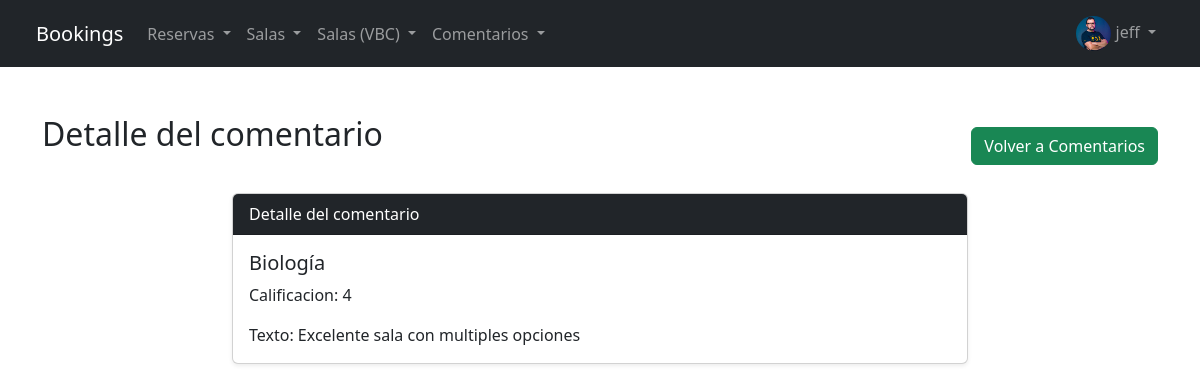
Page /bookings/comment/detail/1/ (signed in) on the committed database.
### bookings/models.py (models this page shows, shortened)
class Avatar(models.Model):
    user = models.OneToOneField(User, on_delete=models.CASCADE, related_name='avatar')
    image = models.ImageField(upload_to='avatars/')

class Comentario(models.Model):
    usuario = models.ForeignKey(User, on_delete=models.CASCADE)
    sala = models.ForeignKey(Sala, on_delete=models.CASCADE, related_name='comentarios')
    contenido = models.TextField()
    calificacion = models.CharField(max_length=100)
    fecha_creacion = models.DateTimeField(auto_now_add=True)

class Sala(models.Model):
    nombre = models.CharField(max_length=100)
    disponible = models.BooleanField(default=True)
    capacidad = models.IntegerField()
    descripcion = models.TextField(blank=True, null=True)
    def __str__(self):
        return f"{self.nombre}"

### bookings/views.py (the view)
# urls.py: path('comment/detail/<int:pk>/', CommentDetailView.as_view(), name='comment_detail'),
class CommentDetailView(LoginRequiredMixin, DetailView):
    model = Comentario
    template_name = 'comment/comment_detail.html'
    context_object_name = 'comment_detail_context'

### bookings/templates/comment/comment_detail.html (shortened to what this page needs)
{% extends 'bookings/base.html' %}
{% block content %}
<section class="py-5">
    <div class="container">
        <div class="d-flex justify-content-between align-items-center mb-3">
            <h2 class="mb-4">Detalle del comentario</h2>
            <a href="{% url 'comment_list' %}" class="btn btn-success">Volver a Comentarios</a>
        </div>
        <div class="row">
            <div class="col-lg-8 mx-auto">
                <div class="card shadow-sm">
                    <div class="card-header bg-dark text-white">
                        Detalle del comentario
                    </div>
                    <div class="card-body">
                        <h5 class="card-title">{{ comment_detail_context.sala }}</h5>
                        <p class="card-text">Calificacion: {{ comment_detail_context.calificacion }}</p>
                        <p class="card-text">Texto: {{ comment_detail_context.contenido }}</p>
                    </div>
                </div>
            </div>
        </div>
    </div>
</section>
{% endblock %}

### bookings/templates/bookings/base.html (shortened to what this page needs)
{% load static %}
<!DOCTYPE html>
<html lang="es">
<head>
    <link rel="stylesheet" href="{% static 'bookings/css/bootstrap.min.css' %}">
    <link rel="stylesheet" href="https://cdn.jsdelivr.net/npm/bootstrap-icons@1.11.3/font/bootstrap-icons.min.css">
</head>
<body>
    <nav class="navbar navbar-expand-lg navbar-dark bg-dark border-body px-4">
        <div class="container-fluid">
            <a class="navbar-brand" href="/bookings">Bookings</a>
            <div class="collapse navbar-collapse" id="navbarNav">
                {% if user.is_authenticated %}
                <ul class="navbar-nav">
                    <li class="nav-item dropdown">
                        <a class="nav-link dropdown-toggle" href="#" role="button" data-bs-toggle="dropdown" aria-expanded="false">
                            Reservas
                        </a>
                    </li>
                    <li class="nav-item dropdown">
                        <a class="nav-link dropdown-toggle" href="#" role="button" data-bs-toggle="dropdown" aria-expanded="false">
                            Salas
                        </a>
                    </li>
                    <li class="nav-item dropdown">
                        <a class="nav-link dropdown-toggle" href="#" role="button" data-bs-toggle="dropdown" aria-expanded="false">
                            Salas (VBC)
                        </a>
                    </li>
                    <li class="nav-item dropdown">
                        <a class="nav-link dropdown-toggle" href="#" role="button" data-bs-toggle="dropdown" aria-expanded="false">
                            Comentarios
                        </a>
                    </li>
                </ul>
                {% endif %}
                <ul class="navbar-nav ms-auto">
                    {% if user.is_authenticated %}
                    <li class="nav-item dropdown">
                        <a class="nav-link dropdown-toggle" href="#" role="button" data-bs-toggle="dropdown" aria-expanded="false">
                            {% if user.avatar.image %}
                                <img src="{{ user.avatar.image.url }}" alt="Avatar" class="rounded-circle" style="height: 35px; width: 35px;">
                            {% else %}
                                <i class="bi bi-person-circle"></i>
                            {% endif %}
                            {% if user.first_name %} {{ user.first_name }} {% else %} {{ user.username }} {% endif %}
                        </a>
                    </li>
                    {% endif %}
                </ul>
            </div>
        </div>
    </nav>
    <div class="container-fluid p-0">
        {% block content %}{% endblock content %}
    </div>
</body>
</html>

### rows in the picture
Comentario: sala "Biología", calificacion "4", contenido "Excelente sala con multiples opciones"

### other values in the picture
{{ user.first_name }} "jeff"
